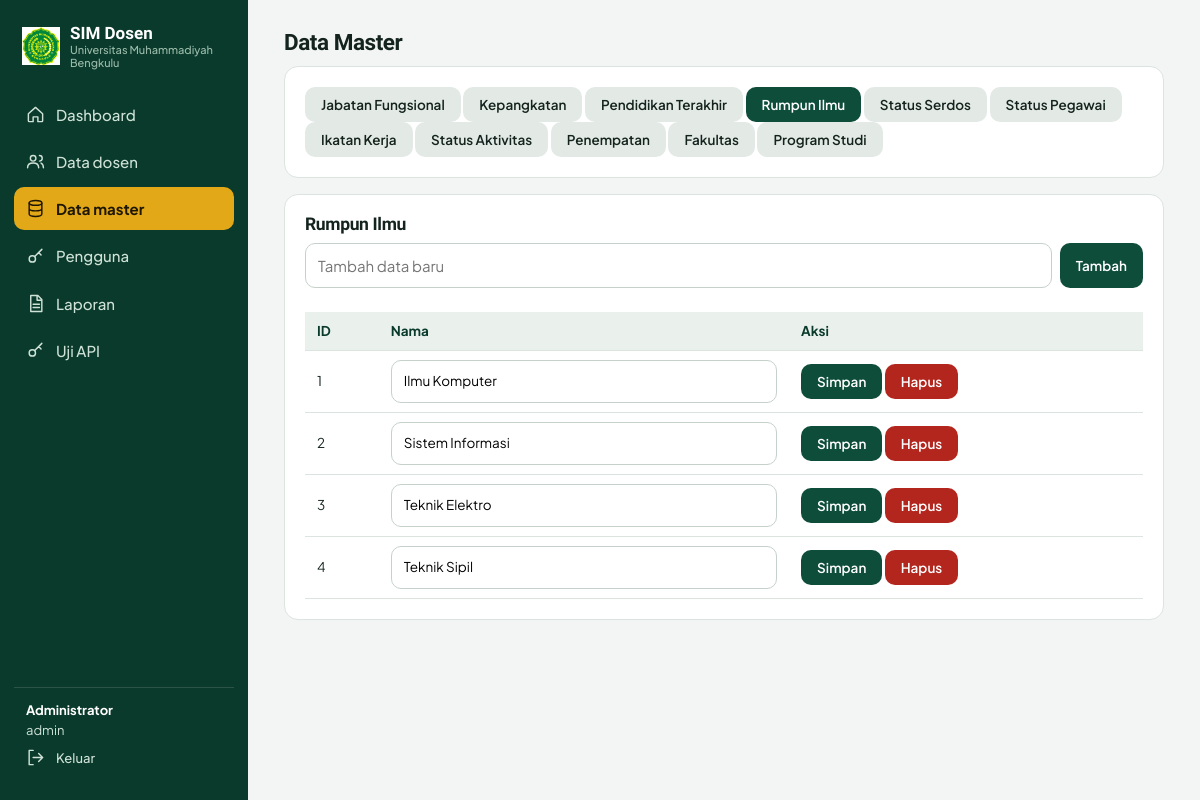
/modules/master.php?t=rumpun_ilmu (signed in), run on the app's committed database.
### tables this page shows
CREATE TABLE `rumpun_ilmu` (
  `id` int(11) NOT NULL,
  `nama` varchar(100) NOT NULL
);

### modules/master.php (the view, shortened to what this page needs)
<?php require '../includes/auth.php'; need('master');
$t=$_GET['t']??'jabatan_fungsional'; if(!isset($MASTER[$t]))die('Tabel tidak valid'); $msg='';
$title='Data Master'; include '../includes/header.php'; ?>
<h2>Data Master</h2><div class="card noprint"><?php foreach($MASTER as $k=>$l)echo "<a class='btn".($k==$t?'':' g')."' href='?t=$k'>".e($l)."</a> "; ?></div>
<div class="card"><h3><?=e($MASTER[$t])?></h3><?php if($msg)echo '<p class="err">'.e($msg).'</p>'; ?>
<form method="post" style="display:flex;gap:8px"><input type="hidden" name="csrf" value="<?=csrf()?>"><input name="nama" placeholder="Tambah data baru" required><button class="btn">Tambah</button></form><br>
<table><tr><th>ID</th><th>Nama</th><th>Aksi</th></tr><?php foreach(rows(q("SELECT * FROM $t ORDER BY id")) as $r): ?>
<tr><form method="post"><input type="hidden" name="csrf" value="<?=csrf()?>"><input type="hidden" name="id" value="<?=$r['id']?>"><td><?=$r['id']?></td><td><input name="nama" value="<?=e($r['nama'])?>"></td>
<td><button class="btn">Simpan</button> <button class="btn r" name="hapus" value="<?=$r['id']?>" onclick="return confirm('Hapus?')">Hapus</button></td></form></tr><?php endforeach; ?></table></div>
<?php include '../includes/footer.php'; ?>

### assets/style.css (style rules this page uses)
:root { --g:#0E4D3A;--g2:#0A3A2B;--gold:#E2A817;--ink:#14231D;--mut:#5C6B64;--bg:#F2F5F3;--line:#DCE4DF;--r:14px }
* { box-sizing:border-box }
html { scroll-behavior:smooth }
body { margin:0;font:15px/1.55 'Plus Jakarta Sans',system-ui,sans-serif;background:var(--bg);color:var(--ink) }
h1,h2,h3 { font-family:'Bricolage Grotesque','Plus Jakarta Sans',sans-serif;line-height:1.1;margin:0 0 .5em;letter-spacing:-.02em }
a { color:var(--g) }
.card { background:#fff;border:1px solid var(--line);border-radius:var(--r);padding:20px;margin-bottom:16px;overflow-x:auto }
table { border-collapse:collapse;width:100%;font-size:13.5px }
th { position:sticky;top:0;background:#EAF1ED;text-align:left;font-weight:700;color:var(--g2);white-space:nowrap }
th,td { padding:9px 12px;border-bottom:1px solid var(--line) }
input,select { width:100%;padding:10px 12px;border:1px solid #c5d1ca;border-radius:10px;font:inherit;background:#fff }
.btn { display:inline-block;padding:9px 16px;border:0;border-radius:10px;background:var(--g);color:#fff;font:600 13.5px 'Plus Jakarta Sans';cursor:pointer;text-decoration:none;transition:background .15s }
.btn.r { background:#b3261e }
.btn.g { background:#e3eae6;color:var(--ink) }

### data on the page
rumpun_ilmu: id "1", nama "Ilmu Komputer"
rumpun_ilmu: id "2", nama "Sistem Informasi"
rumpun_ilmu: id "3", nama "Teknik Elektro"
rumpun_ilmu: id "4", nama "Teknik Sipil"

### other printed values
$l "Dashboard"
$l "Data dosen"
$l "Data master"
$l "Pengguna"
$l "Laporan"
$l "Uji API"
$u['nama'] "Administrator"
$u['role'] "admin"
$l "Jabatan Fungsional"
$l "Kepangkatan"
$l "Pendidikan Terakhir"
$l "Rumpun Ilmu"
$l "Status Serdos"
$l "Status Pegawai"
$l "Ikatan Kerja"
